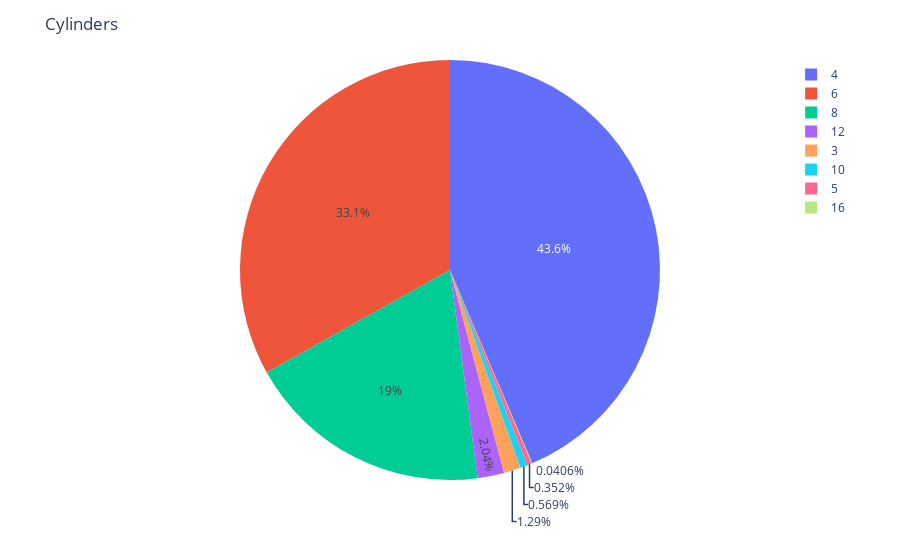

The notebook cell this image was saved under:
### Code cell
cel =df['Cylinders'].value_counts().reset_index()
fig = px.pie(cel, values='Cylinders', names='index')
fig.update_layout(title="Cylinders")
fig.show()

### Figure 1 — Plotly figure (JSON) as saved in the notebook; plotly's stock layout.template omitted (floating-point values rounded to 4 significant figures)
{"data": [{"domain": {"x": [0, 1], "y": [0, 1]}, "hovertemplate": "index=%{label}<br>Cylinders=%{value}<extra></extra>", "labels": [4, 6, 8, 12, 3, 10, 5, 16], "legendgroup": "", "name": "", "showlegend": true, "type": "pie", "values": [3220, 2446, 1402, 151, 95, 42, 26, 3]}], "layout": {"legend": {"tracegroupgap": 0}, "margin": {"t": 60}, "title": {"text": "Cylinders"}}}
